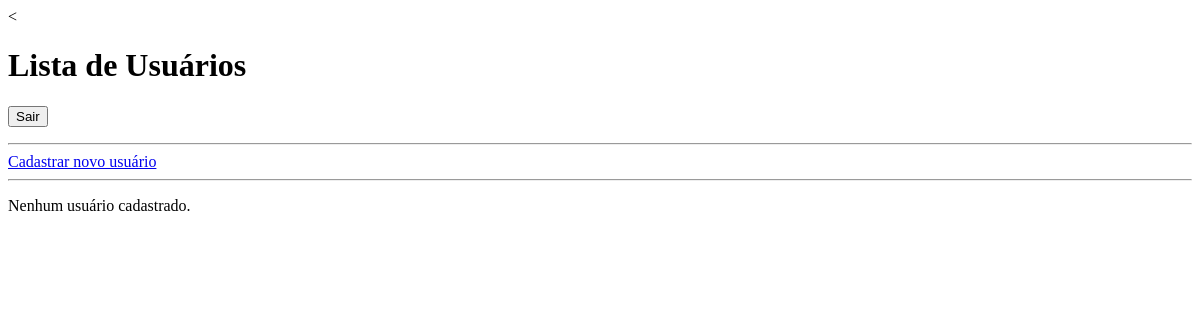
Page /usuarios/ (signed in) on the earlier database version.
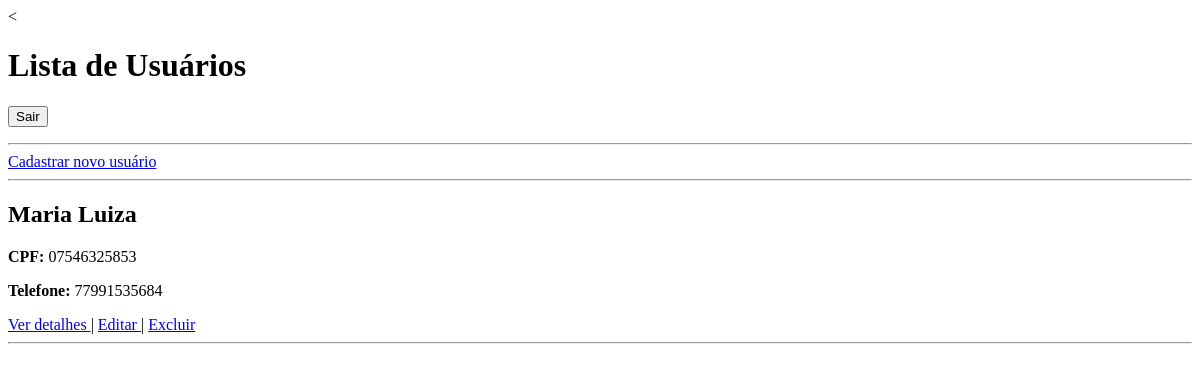
Same page on the later database version.
### usuario/models.py (models this page shows)
class Usuario(User):
    nome = models.CharField(max_length=100)
    cpf = models.CharField(max_length=14)
    telefone = models.CharField(max_length=20)
    rua = models.CharField(max_length=100)
    bairro = models.CharField(max_length=100)
    cep = models.CharField(max_length=20)
    numero = models.IntegerField()
    logradouro = models.CharField(max_length=100)

### usuario/views.py (the view)
# urls.py: path('', views.usuario_list, name='usuario_list'),
@login_required
@permission_required('usuario.view_usuario', raise_exception=True)
def usuario_list(request):
    objetos = Usuario.objects.all()
    return render(
        request,
        'usuario/usuario_list.html',
        {'objetos': objetos}
    )

### usuario/templates/usuario/usuario_list.html (shortened to what this page needs)
<<!DOCTYPE html>
<html>
<head>
</head>
<body>
<h1>Lista de Usuários</h1>
<form method="post" action="{% url 'logout' %}">
    <button type="submit">Sair</button>
</form>
<hr>
<a href="{% url 'usuario_create' %}">
    Cadastrar novo usuário
</a>
<hr>
{% for objeto in objetos %}
    <h2>{{ objeto.nome }}</h2>
    <p>
        <strong>CPF:</strong>
        {{ objeto.cpf }}
    </p>
    <p>
        <strong>Telefone:</strong>
        {{ objeto.telefone }}
    </p>
    <a href="{% url 'usuario_detail' objeto.pk %}">
        Ver detalhes
    </a>
    |
    <a href="{% url 'usuario_update' objeto.pk %}">
        Editar
    </a>
    |
    <a href="{% url 'usuario_delete' objeto.pk %}">
        Excluir
    </a>
    <hr>
{% empty %}
    <p>Nenhum usuário cadastrado.</p>
{% endfor %}
</body>
</html>

Differences in the rows shown:
added Usuario: nome "Maria Luiza", cpf "07546325853", telefone "77991535684"
Other differences:
text no longer shown: "Nenhum usuário cadastrado."
